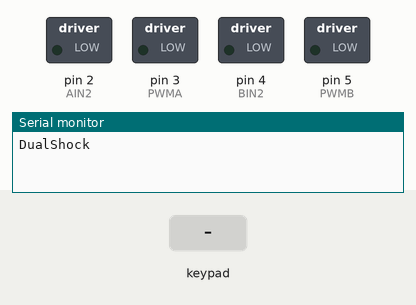
The sketch below on a simulated Arduino Uno, built with avr-gcc and run on an emulated ATmega328P. Shown: switched loads named in the sketch (green lamp = pin HIGH), the last lines printed to the serial monitor. The test bench sets the inputs (shaded band).

Above: at 2.2 s.
2.3 s: key 'X' pressed
At 3.0 s:
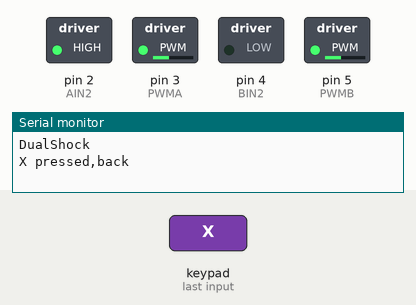
3.8 s: key 'O' pressed
At 4.5 s:
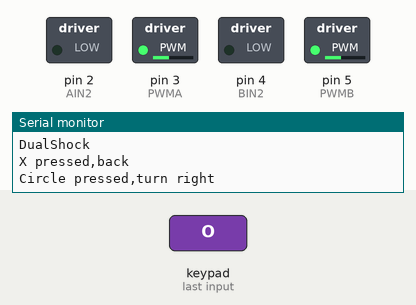
5.3 s: key 'S' pressed
At 6.0 s:
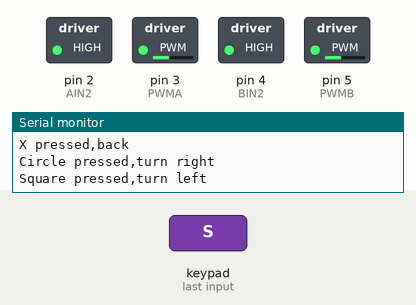
6.8 s: key 'T' pressed
At 7.5 s:
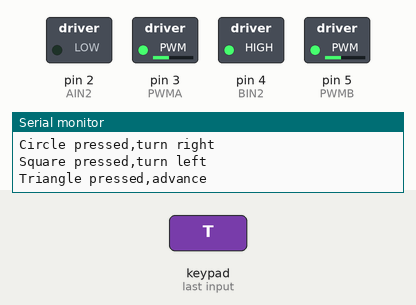
Timing chart, 0 to 9.3 s (numbered marks = the images above; inputs shaded):
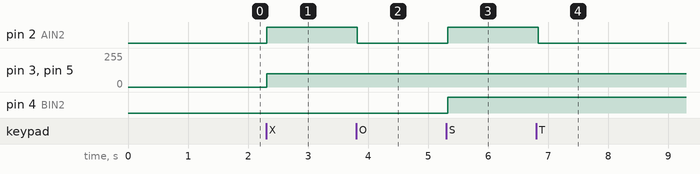

The sketch:

lesson_13.1_PS2_control_robot.ino
```cpp
/*
 keyestudio 4DOF Mechanical Robot Arm Car
 lesson 13.1
 PS2 control robot
 http://www.keyestudio.com
*/

#include <PS2X_lib.h>
#define PS2_DAT   12
#define PS2_CMD   11
#define PS2_SEL   10
#define PS2_CLK   13
int AIN2=2;  //define the driving pins of motor
int PWMA=3;
int BIN2=4; //when AIN2 is low and AIN1 is high, BIN2 is high and BIN1 is low
int PWMB=5;
#define pressures   false
#define rumble    false
PS2X ps2x;
int error=0;
byte type=0;
byte vibrate=0;

void setup(){
  Serial.begin(9600);
  pinMode(AIN2, OUTPUT);
  pinMode(PWMA, OUTPUT);
  pinMode(BIN2, OUTPUT);
  pinMode(PWMB, OUTPUT);
  delay(1000);

  for(int i = 0; i < 5; i++) {
    error = ps2x.config_gamepad(PS2_CLK, PS2_CMD, PS2_SEL, PS2_DAT, pressures, rumble);

    if(error == 0) {
      type = ps2x.readType();

      switch(type) {
        case 0: Serial.println("unknown"); break;
        case 1: Serial.println("DualShock"); break;
        case 2: Serial.println("GuitarHero"); break;
        case 3: Serial.println("wireless controller"); break;
      }
      break;
    } else {
      Serial.print("Initialization failed. ");
      Serial.println(error);
      Serial.println("1 = No connection, 2 = No response, 3 = Mode rejection");
      delay(1000);
    }
  }

  stopp();
}

void loop(){
  if(error != 0) {
    static unsigned long lastTry = 0;
    if(millis() - lastTry > 5000) {
      error = ps2x.config_gamepad(PS2_CLK, PS2_CMD, PS2_SEL, PS2_DAT, pressures, rumble);
      if(error == 0) {
        Serial.println("The handle has been successfully reconnected！");
      }
      lastTry = millis();
    }
    delay(1000);
    return;
  }


    ps2x.read_gamepad(false, vibrate);

    vibrate = ps2x.Analog(PSAB_CROSS);
    if (ps2x.NewButtonState()){
      if(ps2x.Button(PSB_L2))       {Serial.println("L2 pressed,stop");stopp();}
      if(ps2x.Button(PSB_R2))       {Serial.println("R2 pressed,stop");stopp();}
      if(ps2x.Button(PSB_GREEN))    {Serial.println("Triangle pressed,advance");advance();}
      if(ps2x.Button(PSB_RED))      {Serial.println("Circle pressed,turn right");turnR();}
      if(ps2x.Button(PSB_BLUE))     {Serial.println("X pressed,back");back();}
      if(ps2x.Button(PSB_PINK))     {Serial.println("Square pressed,turn left");turnL();}
    }     delay(50);
  }

void advance() {   //go forward
  digitalWrite(AIN2, LOW); //when AIN2 is low and AIN1 is high，motor MA turns clockwise
  analogWrite(PWMA, 100); //rotation speed of motor MA is 100
  digitalWrite(BIN2, HIGH); //When BIN2 is high and BIN1 is low, motor MB turns clockwise
  analogWrite(PWMB, 100); //rotation speed of motor MB is 100
}
void turnL() {  //turn left
  digitalWrite(AIN2, HIGH); //when AIN2 is high and AIN1 is low，motor MA turns anticlockwise
  analogWrite(PWMA, 100); //rotation speed of motor MA is 100
  digitalWrite(BIN2, HIGH); //When BIN2 is high and BIN1 is low, motor MB turns clockwise
  analogWrite(PWMB, 100); //rotation speed of motor MB is 100
}
void turnR() {  //turn right
  digitalWrite(AIN2, LOW); //when AIN2 is low and AIN1 is high，motor MA turns clockwise
  analogWrite(PWMA, 100); //rotation speed of motor MA is 100
  digitalWrite(BIN2, LOW); //When BIN2 is low and BIN1 is high, motor MB turns clockwise
  analogWrite(PWMB, 100); //rotation speed of motor MB is 100
}
void back() {   //go back
  digitalWrite(BIN2, LOW); //When BIN2 is low and BIN1 is high motor MB turns anticlockwise
  analogWrite(PWMB, 100); //rotation speed of motor MB is 100
  digitalWrite(AIN2, HIGH); //when AIN2 is high and AIN1 is low，motor MA turns anticlockwise
  analogWrite(PWMA, 100); //rotation speed of motor MA is 100
}
void stopp() {  //stop
  analogWrite(PWMA, 0); //rotation speed of motor MA is 0
  analogWrite(PWMB, 0); //rotation speed of motor MB is 0
}
```

Measured:
- after the input at 2.3 s, pin 2 (AIN2): LOW → HIGH at once; pin 3 (PWMA), pin 5 (PWMB): 0/255 → 100/255 at once
- after the input at 3.8 s, pin 2 (AIN2): HIGH → LOW at once
- after the input at 5.3 s, pin 2 (AIN2), pin 4 (BIN2): LOW → HIGH at once
- after the input at 6.8 s, pin 2 (AIN2): HIGH → LOW at once
